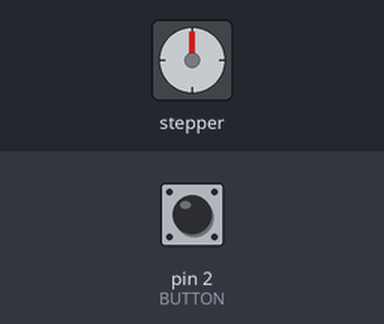
This sketch was run on a simulated Arduino Uno, built with avr-gcc and run on an emulated ATmega328P. Parts: stepper motor. Wiring (inferred from the names in the program): stepper motor (2048 steps per turn assumed): coils pin 8, pin 9, pin 10, pin 11. The inputs (shaded band) are chosen by the test bench; at power-on: pin 2 (BUTTON) HIGH.

Above: at 1.3 s.
1.4 s: pin 2 (BUTTON) pulled LOW for 0.15 s
At 2.52 s:
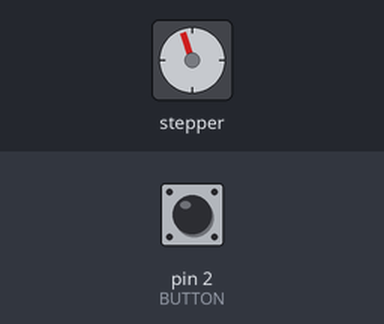
At 3.12 s:
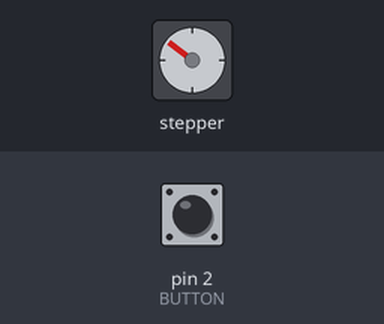
Timing chart, 0 to 16.4 s (numbered marks = the images above; inputs shaded):
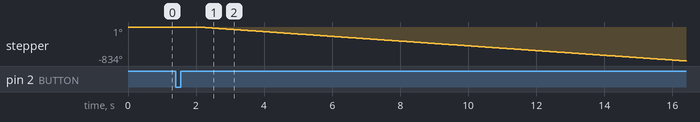

The sketch:

project.ino
```cpp
#include <SoftwareSerial.h>
SoftwareSerial mySerial(6, 7);//tx, rx
String textMessage;

//Global Variables
const byte BUTTON=2; // our button pin

unsigned long buttonPushedMillis;
unsigned long TurnedOnAt;
unsigned long turnOnDelay = 500;
unsigned long turnOffDelay = 2000;
bool ledReady = false;
bool ledState = false;
unsigned long timejstaftrot=0;
#define STEPPER_PIN_1 8
#define STEPPER_PIN_2 9
#define STEPPER_PIN_3 10
#define STEPPER_PIN_4 11
int step_number = 0;

void SendMessage();
void ReciveMessage();


void setup() {
pinMode(STEPPER_PIN_1, OUTPUT);
pinMode(STEPPER_PIN_2, OUTPUT);
pinMode(STEPPER_PIN_3, OUTPUT);
pinMode(STEPPER_PIN_4, OUTPUT);
pinMode(BUTTON, INPUT_PULLUP);

mySerial.begin(9600); // Setting the baud rate of GSM Module
Serial.begin(9600); // Setting the baud rate of Serial Monitor (Arduino)

Serial.println();
delay(100);

}

void loop() {
// get the time at the start of this loop()
unsigned long currentMillis = millis();

// check the button
if (digitalRead(BUTTON) == LOW) {
// update the time when button was pushed
buttonPushedMillis = currentMillis;
ledReady = true;
}

// make sure this code isn't checked until after button has been let go
if (ledReady) {
//this is typical millis code here:
if ((unsigned long)(currentMillis - buttonPushedMillis) >= turnOnDelay) {
// okay, enough time has passed since the button was let go.
stepr();
// setup our next "state"
ledState = true;
// save when the LED turned on
TurnedOnAt = currentMillis;
// wait for next button press
ledReady = false;
}
}

// see if we are watching for the time to turn off
if (ledState) {
// okay, led on, check for now long
if ((unsigned long)(currentMillis - TurnedOnAt) >= turnOffDelay) {
ledState = false;
steproff();
}
}
  if((unsigned long)(currentMillis -timejstaftrot ) >= 10000){
   steproff();
   SendMessage();

}

if(mySerial.available()>0){
    textMessage = mySerial.readString();
    textMessage.toUpperCase();
    delay(10);
  }
  if(textMessage.indexOf("OK")>=0){

    stepr();
    textMessage = "on";

  }
}

void stepr(){
for(int i=0;i<5000;i++){
   OneStep(false);
  delay(3);
}}
void steproff(){
 digitalWrite(STEPPER_PIN_1, LOW);
  digitalWrite(STEPPER_PIN_2, LOW);
  digitalWrite(STEPPER_PIN_3, LOW);
  digitalWrite(STEPPER_PIN_4, LOW);

}
void OneStep(bool dir){
    if(dir){
switch(step_number){
  case 0:
  digitalWrite(STEPPER_PIN_1, HIGH);
  digitalWrite(STEPPER_PIN_2, LOW);
  digitalWrite(STEPPER_PIN_3, LOW);
  digitalWrite(STEPPER_PIN_4, LOW);
  break;
  case 1:
  digitalWrite(STEPPER_PIN_1, LOW);
  digitalWrite(STEPPER_PIN_2, HIGH);
  digitalWrite(STEPPER_PIN_3, LOW);
  digitalWrite(STEPPER_PIN_4, LOW);
  break;
  case 2:
  digitalWrite(STEPPER_PIN_1, LOW);
  digitalWrite(STEPPER_PIN_2, LOW);
  digitalWrite(STEPPER_PIN_3, HIGH);
  digitalWrite(STEPPER_PIN_4, LOW);
  break;
  case 3:
  digitalWrite(STEPPER_PIN_1, LOW);
  digitalWrite(STEPPER_PIN_2, LOW);
  digitalWrite(STEPPER_PIN_3, LOW);
  digitalWrite(STEPPER_PIN_4, HIGH);
  break;
}
  }else{
    switch(step_number){
  case 0:
  digitalWrite(STEPPER_PIN_1, LOW);
  digitalWrite(STEPPER_PIN_2, LOW);
  digitalWrite(STEPPER_PIN_3, LOW);
  digitalWrite(STEPPER_PIN_4, HIGH);
  break;
  case 1:
  digitalWrite(STEPPER_PIN_1, LOW);
  digitalWrite(STEPPER_PIN_2, LOW);
  digitalWrite(STEPPER_PIN_3, HIGH);
  digitalWrite(STEPPER_PIN_4, LOW);
  break;
  case 2:
  digitalWrite(STEPPER_PIN_1, LOW);
  digitalWrite(STEPPER_PIN_2, HIGH);
  digitalWrite(STEPPER_PIN_3, LOW);
  digitalWrite(STEPPER_PIN_4, LOW);
  break;
  case 3:
  digitalWrite(STEPPER_PIN_1, HIGH);
  digitalWrite(STEPPER_PIN_2, LOW);
  digitalWrite(STEPPER_PIN_3, LOW);
  digitalWrite(STEPPER_PIN_4, LOW);


}
  }
step_number++;
  if(step_number > 3){
    step_number = 0;
  }
}

void SendMessage()
{
steproff();
Serial.println("Sending Message Detected");
mySerial.println("AT+CMGF=1"); //Sets the GSM Module in Text Mode
delay(1000); // Delay of 1000 milli seconds or 1 second
mySerial.println("AT+CMGS=\"+94711759035\"\r");
delay(1000);
mySerial.println("Feed Your PET");// The SMS text you want to send
delay(100);
mySerial.println((char)26);// ASCII code of CTRL+Z
delay(1000);
}
```
